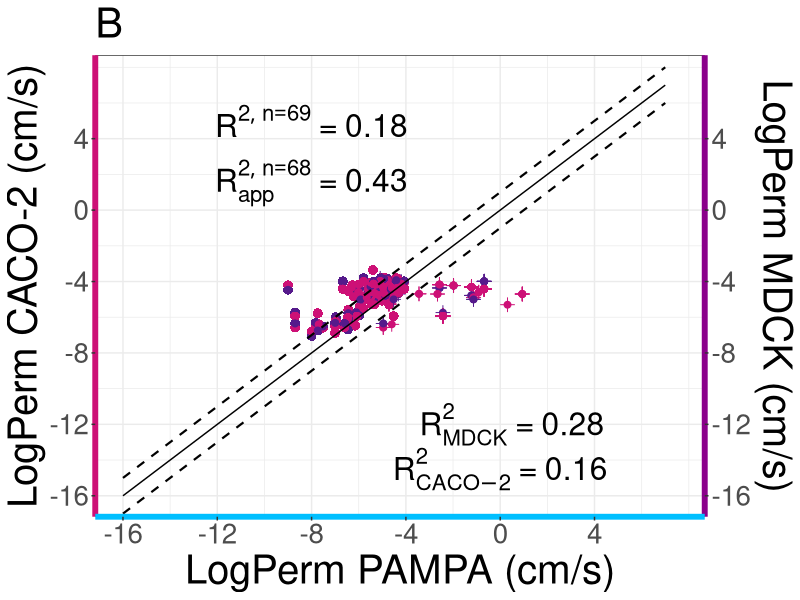
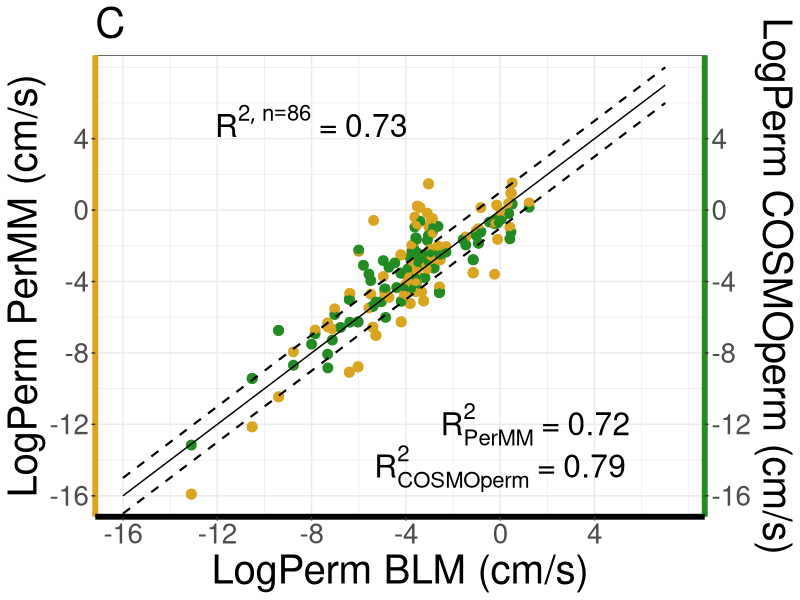

R code for these plots, in order:
# Instal required packages
install.packages("ggpubr")
install.packages("dplyr")
install.packages("tidyverse")

# Load packages
library(tidyverse)
library(dplyr)
library(ggplot2)
library(grid)

# Load MolMeDB dataset
data <- read.csv("inputs/prepared_MolMeDB_dataset.csv", header = TRUE, sep = ";")

config = rev(within(list(), {
  method_groups   = c("PerMM", "COSMOperm", "BLM", "CACO-2", "MDCK", "EPAM", "EPAMOL")
  method_labels   = c("PerMM", "COSMOperm", "BLM/Liposomes","CACO-2", "MDCK", "PAMPA", "PAMPA")
  groups_col      = c(rep("1", 5), rep("2", 2))
  datasets_keys   = list("BLM" = c("PERMM_COSMO", "PerMM", "MDCK"), 
                      "PAMPA" = c("MDCK_CACO", "BLM", "PerMM", "MDCK"),
                      "COSMOperm" = c("CACO-2", "PAMPA", "BLM", "PerMM", "MDCK"),
                      "CACO-2"= c("PAMPA", "BLM", "PerMM", "MDCK"),
                      "MDCK"= c("PerMM"))
  # Determines more complex graphs
  lm_model_filters= list("BLM_and_PERMM_COSMO" = c("COSMOperm", "PerMM"),
                         "PAMPA_and_MDCK_CACO" = c("EPAMOL", "CACO-2", "MDCK"))
  # Set dataset colors  
  colors          = list("PerMM" = 'goldenrod', 
                         "COSMOperm" = "forestgreen", 
                         "BLM" = "gray0", 
                         "PAMPA" = "deepskyblue", 
                         "CACO-2" = "deeppink3", 
                         "MDCK" = "darkmagenta")
}))

for (i in 1:length(config$method_groups))
{
  label <- config$method_groups[i]
  var_name = paste("d_",label, sep="")
  
  if(config$groups_col[i] == "1")
    group_values <- subset(data, method_label == label)
  else
    group_values <- subset(data, method == label)
  
  # Compute mean values of permeability coefficients in (cm/s)
  mean <- group_values %>%
    group_by(SMILES) %>%
    summarise(Perm_mean = mean(Perm))
  
  # Calculate logarithmic values of mean values
  mean$LogPerm_mean <- log(mean$Perm_mean, base=10)
  
  # Add column with method label
  mean$method_label <- config$method_labels[i]
  
  # Create dataset with original values and mean (and logarithimc) values
  mean <- merge(x=group_values, y=mean, by="SMILES", all.x=TRUE, all.y=TRUE)
  
  # Calculate logarithmic values of permeability values
  mean$LogPerm <- log(mean$Perm, base=10)
  
  # calculate absolute value of difference between logPerm and logPerm_mean
  mean$diff <- abs(mean$LogPerm - mean$LogPerm_mean)
  
  # If difference between logPerm and logPerm_mean > 2 use logPerm, else logPerm_mean
  mean$value_for_plot <- ifelse(mean$diff > 2,mean$LogPerm ,
                                    ifelse(mean$diff < 2,mean$LogPerm_mean, mean$LogPerm))
  
  # PAMPA methods - combine them...
  if (config$groups_col[i] == "2" && exists("d_PAMPA")) 
  {
    mean$PAMPA_label = label
    assign('d_PAMPA', rbind(d_PAMPA, mean))
  }
  else if(config$groups_col[i] == "2")
  {
    mean$PAMPA_label = label
    assign('d_PAMPA', mean)
  }
  
  # Finally, save as variable
  assign(var_name, mean)
}


# Combine MDCK and CACO-2 to one dataset
d_MDCK$color_label <- 'purple4'
`d_CACO-2`$color_label <- 'deeppink3'
d_MDCK_CACO <- rbind(d_MDCK, `d_CACO-2`);

# Combine PerMM and COSMOperm to one dataset
d_PerMM$color_label = "goldenrod"
d_COSMOperm$color_label = "forestgreen"
d_PERMM_COSMO <- rbind(d_PerMM, d_COSMOperm)


# Create datasets
for(ds1 in names(config$datasets_keys))
{
  var1 = paste('d_', ds1, sep='')
  for(ds2_i in 1:length(config$datasets_keys[[ds1]]))
  {
    ds2 <- config$datasets_keys[[ds1]][ds2_i]
    var2 <- paste('d_', ds2, sep='')
    
    if(!exists(var1) || !exists(var2))
    {
      print('DS1 or DS2 does not exist...');
      return()
    }
    
    # Combine two datasets
    comb <- merge(get(var1), get(var2), by.x="SMILES", by.y = "SMILES")
    
    # Add 2 extra points "x" into dataset because of scatter plot appearance
    comb <- comb %>% add_row(SMILES="x", value_for_plot.x = -16, value_for_plot.y = 7)
    comb <- comb %>% add_row(SMILES="x", value_for_plot.x = 7, value_for_plot.y = 16)
    
    # Color settings
    comb$color_of_point <- with(comb, ifelse(value_for_plot.x == -16 | value_for_plot.x == 7, "white", "black"))
    
    # Parse string as double
    comb$value_for_plot.x <- as.double(comb$value_for_plot.x)
    comb$value_for_plot.y <- as.double(comb$value_for_plot.y)
    
    # Add dashed lines
    comb$x_1_summ <- comb$value_for_plot.x + 1
    comb$x_1_diff <- comb$value_for_plot.x - 1
    
    assign(paste(ds1, ds2, sep="_and_"), comb)
  }
}


##########################################################
############ Plotting scatter plots ######################
##########################################################

get_r2 <- function(model_data)
{
  l_model = lm(value_for_plot.x~value_for_plot.y, data=model_data)
  return(round(summary(l_model)$r.squared,2))
}

### Start with simple plots
for(ds1 in names(config$datasets_keys))
{
  var1 = paste('d_', ds1, sep='')
  for(ds2_i in 1:length(config$datasets_keys[[ds1]]))
  {
    ds2 <- config$datasets_keys[[ds1]][ds2_i]
    var2 <- paste('d_', ds2, sep='')
    
    ds_name = paste(ds1, ds2, sep="_and_")
    
    if(!exists(ds_name))
    {
      print("Dataset does not exist...");
      return()
    }
    
    # Has restrictions? Then it is not simple chart => skip now
    if(ds_name %in% names(config$lm_model_filters))
    {
      next;   
    }
    
    # var_names = NULL
    model_data <- get(ds_name)
    model_data <- model_data [model_data$SMILES != "x",]
    
    # Compute linear model
    r_squared <- get_r2(model_data)
    total_rows = length(unique(model_data$SMILES))
    
    # Prepare plot data
    plotData <- ggplot(get(ds_name), aes(value_for_plot.x, value_for_plot.y,color = color_of_point)) +
      coord_cartesian(xlim = c(-16, 7.5), ylim = c(-16, 7.5)) +
      labs(title = "A")+
      theme_bw()+
      geom_point(size = 2)+
      annotate("text", label= deparse(bquote(R^list(2, n == .(total_rows)) ~"=" ~ .(r_squared))), x=-8, y=5, size = 8, parse = TRUE) +
      scale_color_identity()+
      scale_y_continuous(breaks = seq(-16, 7.5, by=4))+
      scale_x_continuous(breaks = seq(-16, 7.5, by=4))+
      labs(y = paste("LogPerm", ds2, "(cm/s)"), x = paste("LogPerm", ds1, "(cm/s)"))+
      geom_line(aes(x = value_for_plot.x, y = x_1_summ), linetype = "dashed", colour = "black")+
      geom_line(aes(x = value_for_plot.x, y = x_1_diff), linetype = "dashed", colour = "black")+
      geom_line(aes(x = value_for_plot.x, y = value_for_plot.x, colour = "black"))+
      theme(axis.title=element_text(size=29),
            axis.text=element_text(size=20),
            plot.title=element_text(size=30),
            axis.line.x = element_line(linewidth = 2, colour = config$colors[[ds1]], linetype="solid"),
            axis.line.y = element_line(linewidth = 2, colour = config$colors[[ds2]], linetype="solid"))
    
    # save finally to variable
    assign(paste('plot_', ds1,"_x_",ds2, sep=""), plotData)
  }
}
  
  
##### Now, plot two more complex graphs ######

# CACO-2 vs. MDCK vs. PAMPA
model_data = PAMPA_and_MDCK_CACO[PAMPA_and_MDCK_CACO$SMILES != 'x',]
r_squared <- get_r2(model_data)
total_rows = length(unique(model_data$SMILES))
# Inclusion of only apparent PAMPA
s_data = model_data[model_data$PAMPA_label != "EPAMOL", ]
r_squared_app = get_r2(s_data)
total_app = length(unique(s_data$SMILES))
# Inclusion of only MDCK
s_data = model_data[model_data$method_label.x.y != "CACO-2", ]
r_squared_MDCK = get_r2(s_data)
# Inclusion of only CACO-2
s_data = model_data[model_data$method_label.x.y != "MDCK", ]
r_squared_CACO = get_r2(s_data)
  
plot_PAMPA_x_MDCK_x_CACO <-ggplot(PAMPA_and_MDCK_CACO, aes(value_for_plot.x, value_for_plot.y, color = color_label)) +
  geom_point(aes(color = color_label, size = color_label, shape=PAMPA_label), size = 3) +
  coord_cartesian(xlim = c(-16, 7.5), ylim = c(-16, 7.5)) +
  scale_shape_manual(values=c(16, 3)) +
  labs(title = "B")+
  theme_bw()+
  geom_point(size = 2)+
  annotate("text", label= deparse(bquote(R^list(2, n== .(total_rows)) ~"=" ~ .(r_squared))), x=-8, y=5, size = 8, parse = TRUE) +
  annotate("text", label= deparse(bquote(R[app]^list(2, n==.(total_app))  ~"=" ~ .(r_squared_app))), x=-8, y=1.5, size = 8, parse = TRUE) +
  annotate("text", label= deparse(bquote(R[MDCK]^2 ~"=" ~ .(r_squared_MDCK))), x=0.5, y=-12, size = 8, parse = TRUE) +
  annotate("text", label= deparse(bquote(R[CACO-2]^2 ~"=" ~ .(r_squared_CACO))), x=0, y=-14.5, size = 8, parse = TRUE) +
  scale_color_identity()+
  scale_y_continuous(breaks = seq(-16, 7.5, by=4), sec.axis = dup_axis(name = "LogPerm MDCK (cm/s)" ))+
  scale_x_continuous(breaks = seq(-16, 7.5, by=4))+
  labs(y = "LogPerm CACO-2 (cm/s)", x = "LogPerm PAMPA (cm/s)")+
  geom_line(aes(x = value_for_plot.x, y = x_1_summ), linetype = "dashed", colour = "black", size = 0.75)+
  geom_line(aes(x = value_for_plot.x, y = x_1_diff), linetype = "dashed", colour = "black", size = 0.75)+
  geom_line(aes(x = value_for_plot.x, y = value_for_plot.x, colour = "black"))+
  theme(axis.title=element_text(size=29),
        axis.text=element_text(size=20),
        plot.title=element_text(size=30),
        axis.line.x = element_line(linewidth = 2, colour = config$colors$PAMPA, linetype="solid"),
        axis.line.y.left = element_line(linewidth = 2, colour = config$colors$`CACO-2`, linetype="solid"),
        axis.line.y.right = element_line(linewidth = 2, colour = config$colors$MDCK, linetype="solid"),
        legend.position = "none")
  
plot_PAMPA_x_MDCK_x_CACO


# Cosmo vs. PerMM vs BLM
model_data = BLM_and_PERMM_COSMO[BLM_and_PERMM_COSMO$SMILES != 'x',]
r_squared <- get_r2(model_data)
total_rows = length(unique(model_data$SMILES))
# Inclusion of only PerMM
s_data = model_data[model_data$method_label.x.y != "COSMOperm", ]
r_squared_permm = get_r2(s_data)
total_permm = length(unique(s_data$SMILES))
# Inclusion of only COSMOPerm
s_data = model_data[model_data$method_label.x.y != "PerMM", ]
r_squared_cosmo = get_r2(s_data)
total_cosmo = length(unique(s_data$SMILES))

plot_BLM_x_PERMM_x_COSMO <-ggplot(BLM_and_PERMM_COSMO, aes(value_for_plot.x, value_for_plot.y,color = color_label)) +
  geom_point(aes(color = color_label, size = color_label), size = 3) +
  coord_cartesian(xlim = c(-16, 7.5), ylim = c(-16, 7.5)) +
  labs(title = "C")+
  theme_bw()+
  geom_point(size = 2)+
  annotate("text", label= deparse(bquote(R^list(2, n == .(total_rows)) ~"=" ~ .(r_squared))), x=-8, y=5, size = 8, parse = TRUE) +
  annotate("text", label= deparse(bquote(R[PerMM]^2 ~"=" ~ .(r_squared_permm))), x=1.5, y=-12, size = 8, parse = TRUE) +
  annotate("text", label= deparse(bquote(R[COSMOperm]^2 ~"=" ~ .(r_squared_cosmo))), x=0, y=-14.5, size = 8, parse = TRUE) +
  scale_color_identity()+
  scale_y_continuous(breaks = seq(-16, 7.5, by=4), sec.axis = dup_axis(name = "LogPerm COSMOperm (cm/s)" ))+
  scale_x_continuous(breaks = seq(-16, 7.5, by=4))+
  labs(y = "LogPerm PerMM (cm/s)", x = "LogPerm BLM (cm/s)")+
  geom_line(aes(x = value_for_plot.x, y = x_1_summ), linetype = "dashed", colour = "black", size = 0.75)+
  geom_line(aes(x = value_for_plot.x, y = x_1_diff), linetype = "dashed", colour = "black", size = 0.75)+
  geom_line(aes(x = value_for_plot.x, y = value_for_plot.x, colour = "black"))+
  theme(axis.title=element_text(size=29),
        axis.text=element_text(size=20),
        plot.title=element_text(size=30),
        axis.line.x = element_line(size = 2, colour = config$colors$BLM, linetype="solid"),
        axis.line.y.left = element_line(size = 2, colour = config$colors$PerMM, linetype="solid"),
        axis.line.y.right = element_line(size = 2, colour = config$colors$COSMOperm, linetype="solid"))

plot_BLM_x_PERMM_x_COSMO
